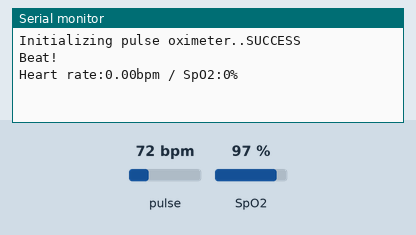
Recording of a sketch running on a simulated Arduino Uno, built with avr-gcc and run on an emulated ATmega328P. On the bench: the last lines printed to the serial monitor. Inputs (shaded band) come from the test bench; at power-on: pulse 72 bpm, SpO2 97 %.

Above: at 1.2 s.
1.3 s: pulse set to 42 bpm
At 2.7 s:
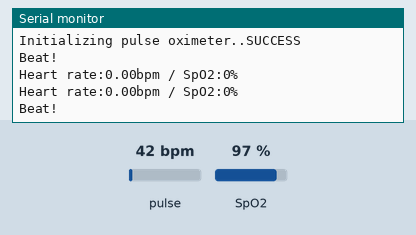
2.8 s: SpO2 set to 80 %
At 3.3 s:
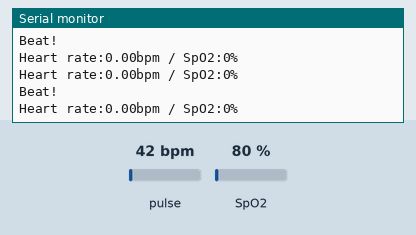
4.3 s: pulse set to 70 bpm
At 7.8 s:
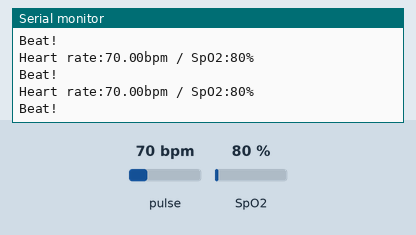
Timing chart, 0 to 9.3 s (numbered marks = the images above; inputs shaded):
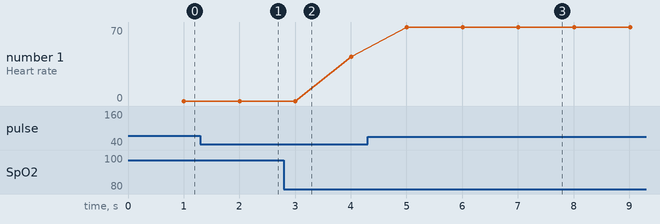

The sketch:

MAX30100_Minimal.ino
```cpp
/*
Arduino-MAX30100 oximetry / heart rate integrated sensor library
*/

#include <Wire.h>
#include "MAX30100_PulseOximeter.h"

#define REPORTING_PERIOD_MS     1000

// PulseOximeter is the higher level interface to the sensor
// it offers:
//  * beat detection reporting
//  * heart rate calculation
//  * SpO2 (oxidation level) calculation
PulseOximeter pox;

uint32_t tsLastReport = 0;

// Callback (registered below) fired when a pulse is detected
void onBeatDetected()
{
    Serial.println("Beat!");
}

void setup()
{
    Serial.begin(9600);

    Serial.print("Initializing pulse oximeter..");

    // Initialize the PulseOximeter instance
    // Failures are generally due to an improper I2C wiring, missing power supply
    // or wrong target chip
    if (!pox.begin()) {
        Serial.println("FAILED");
        for(;;);
    } else {
        Serial.println("SUCCESS");
    }
    pox.setOnBeatDetectedCallback(onBeatDetected);
}

void loop()
{
    // Make sure to call update as fast as possible
    pox.update();

    // Asynchronously dump heart rate and oxidation levels to the serial
    // For both, a value of 0 means "invalid"
    if (millis() - tsLastReport > REPORTING_PERIOD_MS) {
        Serial.print("Heart rate:");
        Serial.print(pox.getHeartRate());
        Serial.print("bpm / SpO2:");
        Serial.print(pox.getSpO2());
        Serial.println("%");

        tsLastReport = millis();
    }
}
```

safespace1ultrasonic.ino
```cpp
int const trigPin = 11;
int const echoPin = 10;
int const buzzPin = 4;

void setupsonic() //ultrasonic
{
  pinMode(trigPin, OUTPUT);
  pinMode(echoPin, INPUT);
  pinMode(buzzPin, OUTPUT);
}

void ultrasonic() //ultrasonic
{
  int duration, distance; // preobraz. vreme v razst.

  digitalWrite(trigPin, HIGH); //output width on trigpin
  delay(1);
  digitalWrite(trigPin, LOW);

  duration = pulseIn(echoPin, HIGH); //izmerva puls input na echopin

  distance = (duration/2) / 29.1; //razst=(vremeto/2)/21.9    /ot datasheet/

    if (distance <= 75 && distance >= 0) //ako razst e < 75cm i poveche ot 0:
    {
      digitalWrite(buzzPin, HIGH); //zvunche
    }
    else
    {
      digitalWrite(buzzPin, LOW); //nqma zvunche
    }
    delay(60); //shtoto shto ne
}
```

Measured:
- after the input at 4.3 s, the serial monitor: prints a new line after 0.71 s (image 3)
- plotted number 1: 42 → 70 after the input at 4.3 s
